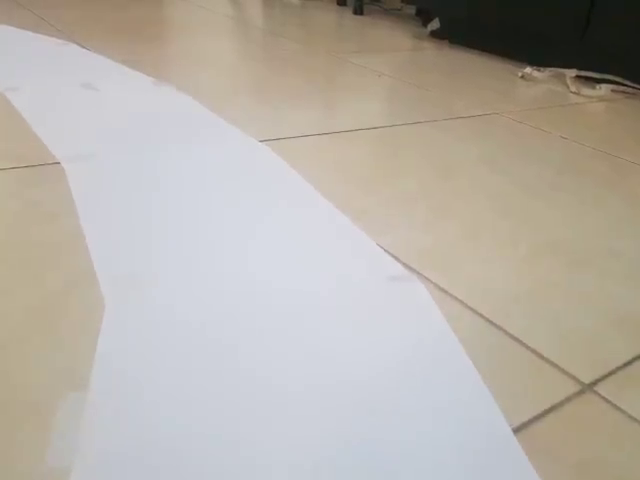
#> input picture frame 73 of Images/vid1.mp4, 640 x 480 px, given in place of vid2.mp4, which was not available
$ python ColorPicker.py
#> lines starting #> are read from the running program, lines starting #| are printed output that depends on the picture; after the words box and inside, x2 and y2 are one past the last pixel; in counts of white or black regions, pixels touching at a corner belong together; pictures that were not available may be replaced by others from this repository, and a replacement may not be noted
import cv2
import numpy as np

def empty(a):
    pass


cv2.namedWindow("HSV")
cv2.resizeWindow("HSV", 480, 240)
cv2.createTrackbar("HUE Min", "HSV", 0, 179, empty)
#> slider 'HUE Min' is set to 35
cv2.createTrackbar("HUE Max", "HSV", 179, 179, empty)
cv2.createTrackbar("SAT Min", "HSV", 0, 255, empty)
#> slider 'SAT Min' is set to 51
cv2.createTrackbar("SAT Max", "HSV", 255, 255, empty)
cv2.createTrackbar("VALUE Min", "HSV", 0, 255, empty)
#> slider 'VALUE Min' is set to 51
cv2.createTrackbar("VALUE Max", "HSV", 255, 255, empty)

cap = cv2.VideoCapture('Images/vid2.mp4')
frameCounter = 0

while True:
    frameCounter += 1
    if cap.get(cv2.CAP_PROP_FRAME_COUNT) == frameCounter:
        cap.set(cv2.CAP_PROP_POS_FRAMES, 0)
        frameCounter = 0

    _, img = cap.read()
#> img is the input picture: shape (480, 640, 3); mean B, G, R 167.4, 175.7, 181.8
    imgHsv = cv2.cvtColor(img, cv2.COLOR_RGB2HSV)
#> imgHsv: shape (480, 640, 3); mean H, S, V 69.7, 35.7, 186.3

    h_min = cv2.getTrackbarPos("HUE Min", "HSV")
    h_max = cv2.getTrackbarPos("HUE Max", "HSV")
    s_min = cv2.getTrackbarPos("SAT Min", "HSV")
    s_max = cv2.getTrackbarPos("SAT Max", "HSV")
    v_min = cv2.getTrackbarPos("VALUE Min", "HSV")
    v_max = cv2.getTrackbarPos("VALUE Max", "HSV")
    print(h_min)

    lower = np.array([h_min, s_min, v_min])
    upper = np.array([h_max, s_max, v_max])
    mask = cv2.inRange(imgHsv, lower, upper)
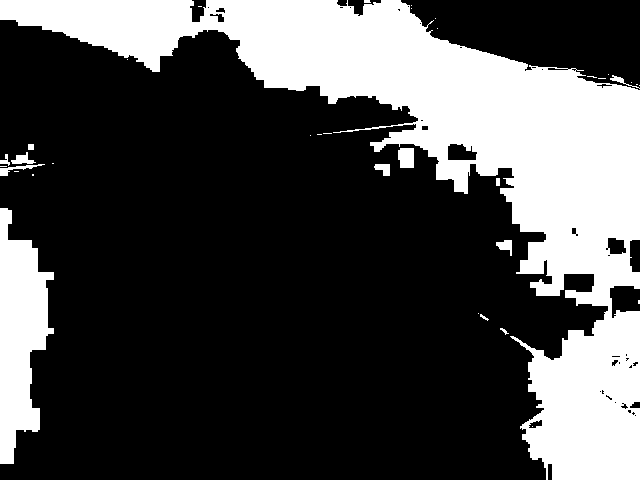
#> mask: shape (480, 640); 29.1% white; 36 white regions (23 under 20 px), largest, box (x1, y1, x2, y2) and area: (0, 0, 640, 480) 79754, (0, 208, 54, 464) 8466, (398, 148, 414, 168) 300
    result = cv2.bitwise_and(img, img, mask=mask)
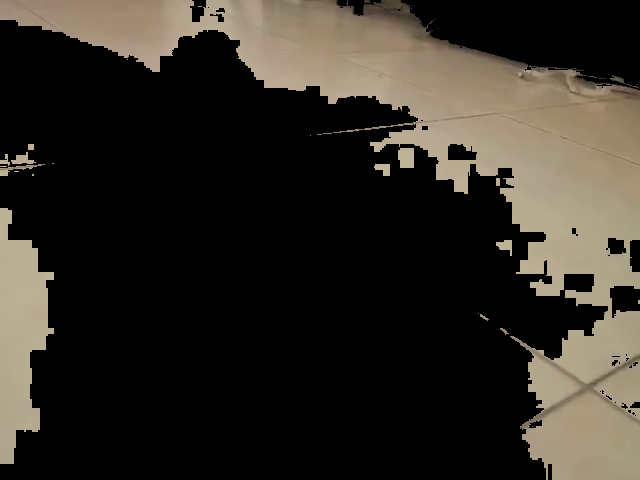
#> result: shape (480, 640, 3); mean B, G, R 36.5, 43.6, 48.1

    mask = cv2.cvtColor(mask, cv2.COLOR_GRAY2BGR)
    hStack = np.hstack([mask, result])
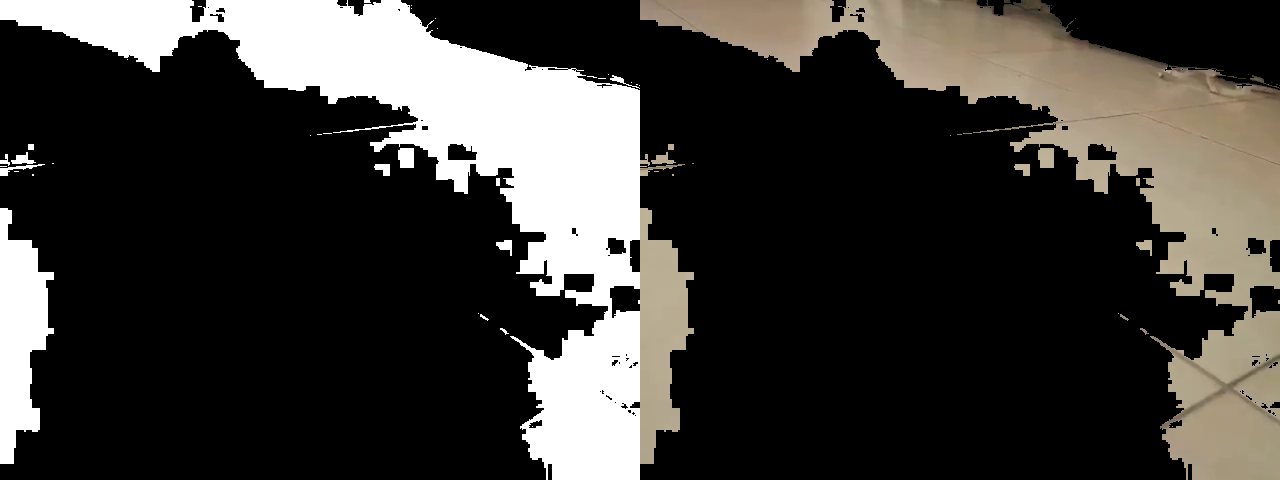
#> hStack: shape (480, 1280, 3); mean B, G, R 55.4, 58.9, 61.2
    cv2.imshow('Horizontal Stacking', hStack)
    if cv2.waitKey(1) and 0xFF == ord('q'):
#> (key q is pressed here)
        break

cap.release()
cv2.destroyAllWindows()

$ run again, starting later in the video
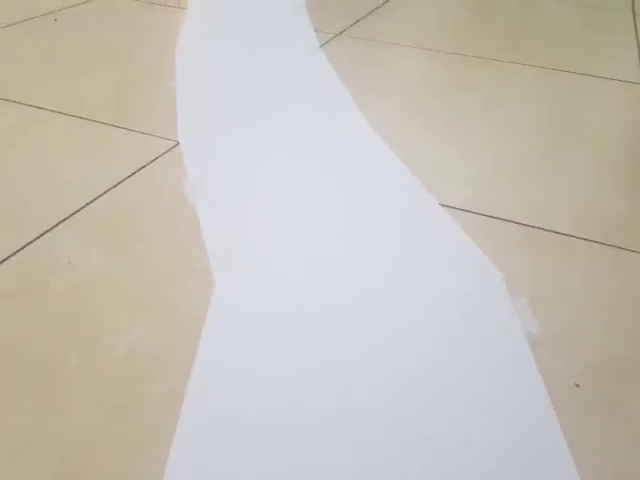
#> input picture frame 329 of Images/vid1.mp4, 640 x 480 px, given in place of vid2.mp4, which was not available
#> img is the input picture: shape (480, 640, 3); mean B, G, R 184.2, 192.9, 198.1
#> imgHsv: shape (480, 640, 3); mean H, S, V 64.9, 30.5, 202.7
#> `mask = cv2.inRange(imgHsv, lower, upper)`:
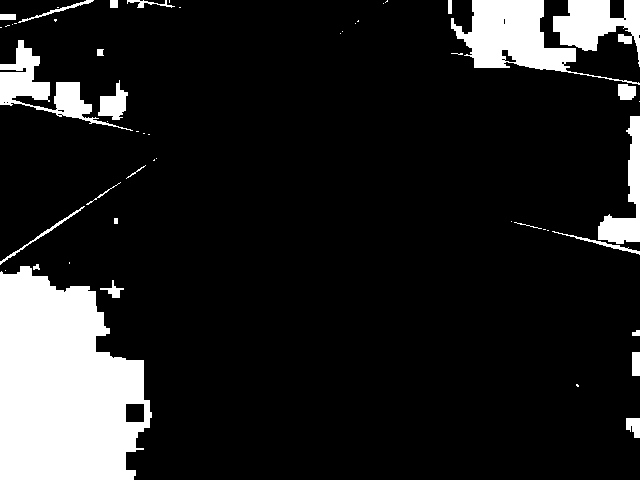
#> mask: shape (480, 640); 13.4% white; 52 white regions (28 under 20 px), largest, box (x1, y1, x2, y2) and area: (0, 266, 152, 480) 24672, (451, 0, 640, 85) 5677, (553, 0, 640, 67) 3089
#> `hStack = np.hstack([mask, result])`:
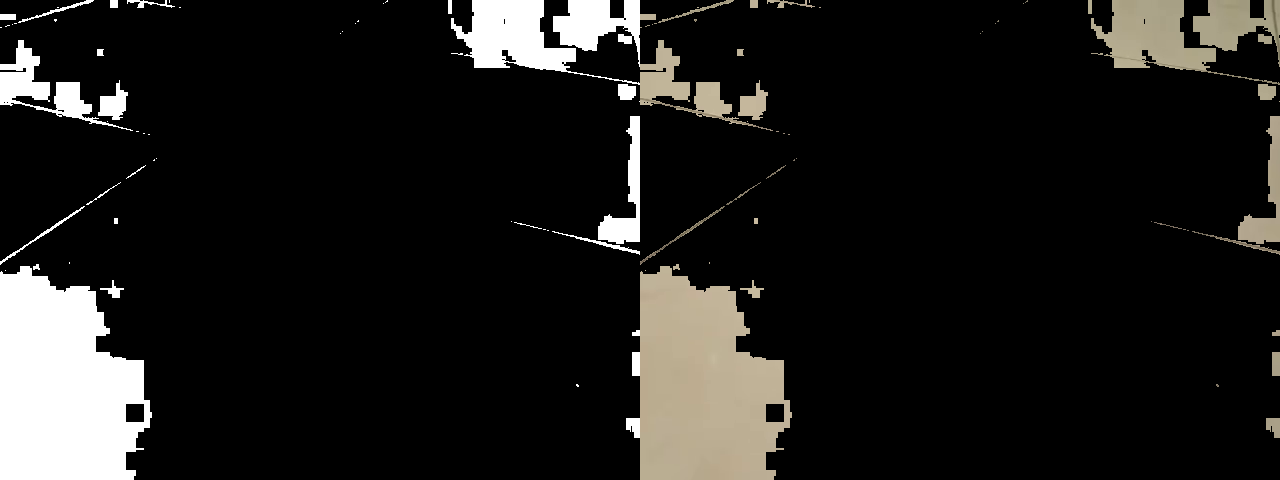
#> hStack: shape (480, 1280, 3); mean B, G, R 26.8, 28.6, 29.5

$ run again, starting later in the video
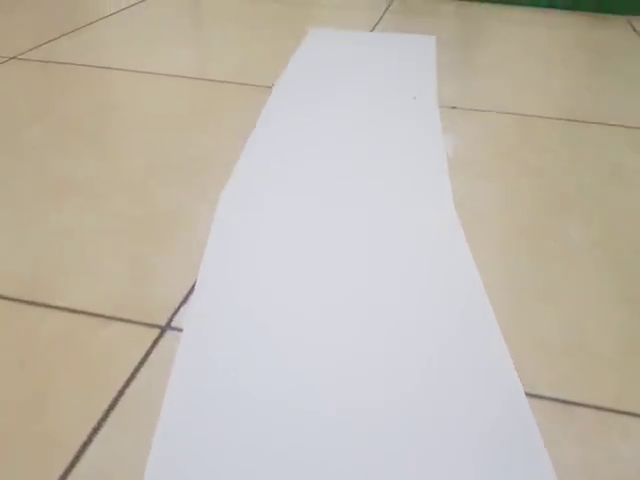
#> input picture frame 586 of Images/vid1.mp4, 640 x 480 px, given in place of vid2.mp4, which was not available
#> img is the input picture: shape (480, 640, 3); mean B, G, R 174.5, 185.8, 192.9
#> imgHsv: shape (480, 640, 3); mean H, S, V 65.5, 34.5, 196.3
#> `mask = cv2.inRange(imgHsv, lower, upper)`:
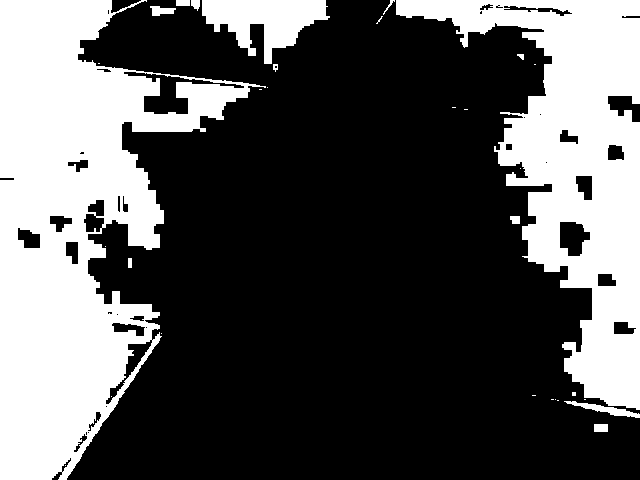
#> mask: shape (480, 640); 34.1% white; 31 white regions (18 under 20 px), largest, box (x1, y1, x2, y2) and area: (0, 0, 266, 480) 59721, (396, 0, 640, 410) 39558, (202, 0, 330, 64) 4358
#> `hStack = np.hstack([mask, result])`:
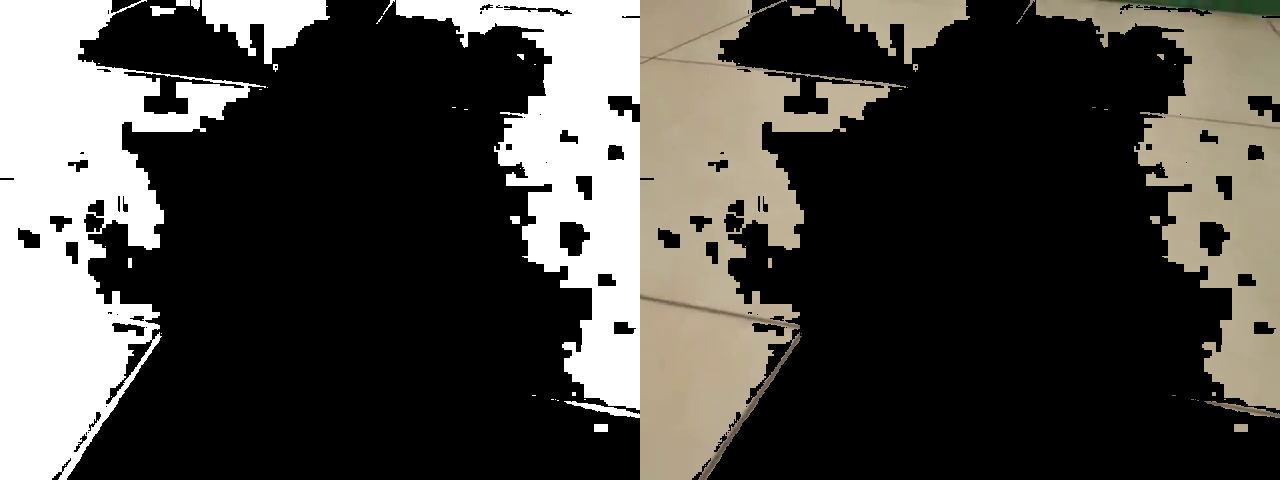
#> hStack: shape (480, 1280, 3); mean B, G, R 67, 71.5, 73.7
